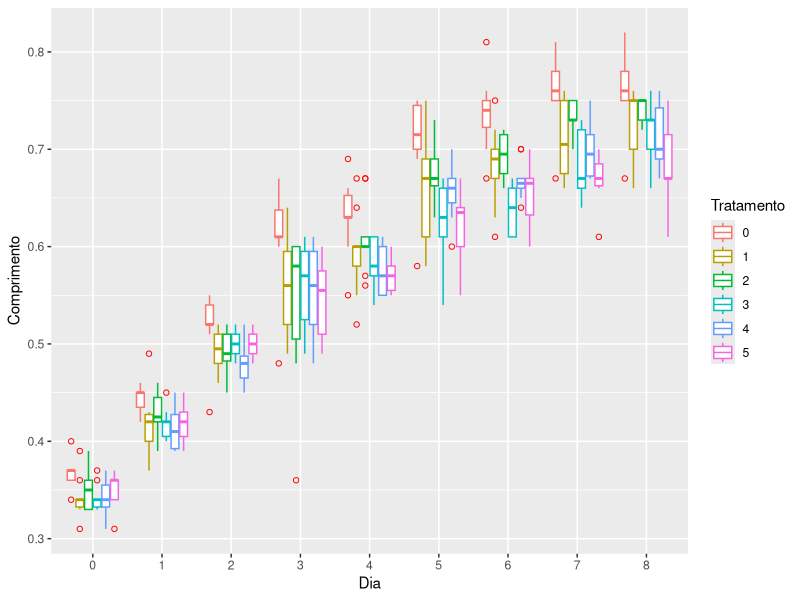
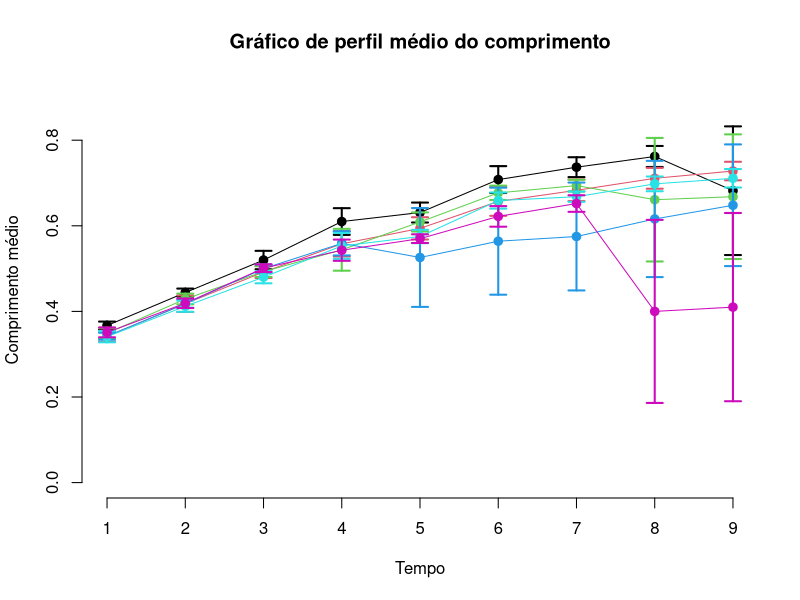

Recreate these plots in R, in order.
library(readxl)
library(dplyr)
library(ggplot2)
library(plyr)
library(plotrix)
setwd("~/Documentos/ME810/HELENA/projectHelena/")

###################################################################### 1ª forma
controle <- as.data.frame(read_excel("./dados/DADOS COMPRIMENTO NANO UNICAMP.xlsx", sheet = "controle"))
t1 <- as.data.frame(read_excel("./dados/DADOS COMPRIMENTO NANO UNICAMP.xlsx", sheet = "t0.006"))
t2 <- as.data.frame(read_excel("./dados/DADOS COMPRIMENTO NANO UNICAMP.xlsx", sheet = "t0.0125"))
t3 <- as.data.frame(read_excel("./dados/DADOS COMPRIMENTO NANO UNICAMP.xlsx", sheet = "t0.025"))
t4 <- as.data.frame(read_excel("./dados/DADOS COMPRIMENTO NANO UNICAMP.xlsx", sheet = "t0.05"))
t5 <- as.data.frame(read_excel("./dados/DADOS COMPRIMENTO NANO UNICAMP.xlsx", sheet = "t0.1"))

#Substitui os caracteres "Morta" por "NA". Estes comando é para o caso dos dados não organizados como em data_compact
controle$`8` <- gsub("Morta", "NA", controle$`8`)
t2[3,] <- gsub("Morta", "NA", t2[3,])
t3[9,] <- gsub("Morta", "NA", t3[9,])
t5$`7` <- gsub("Morta", "NA", t5$`7`)
t5$`8` <- gsub("Morta", "NA", t5$`8`)

dados <- list(controle, t1, t2, t3, t4, t5)

dados[[1]]$`8` <- as.numeric(dados[[1]]$`8`)

dados[[3]]$`7` <- as.numeric(dados[[3]]$`7`)
dados[[3]]$`8` <- as.numeric(dados[[3]]$`8`)

dados[[4]]$`4` <- as.numeric(dados[[4]]$`4`)
dados[[4]]$`5` <- as.numeric(dados[[4]]$`5`)
dados[[4]]$`6` <- as.numeric(dados[[4]]$`6`)
dados[[4]]$`7` <- as.numeric(dados[[4]]$`7`)
dados[[4]]$`8` <- as.numeric(dados[[4]]$`8`)

dados[[6]]$`7` <- as.numeric(dados[[6]]$`7`)
dados[[6]]$`8` <- as.numeric(dados[[6]]$`8`)

###################################################################### 2º forma
# 0 = controle, 1 = t0.006, 2 = t0.0125, 3 = t0.025, 4 = t0.05 e 5 = t0.1
data_compact_nano <- as.data.frame(read_excel("./dados/nanoparticulas_dadosR.xlsx"))
data_compact_nano$Tratamento <- as.factor(data_compact_nano$Tratamento)
data_compact_nano$Comprimento <- as.numeric(data_compact_nano$Comprimento)
data_compact_nano$Dia <- as.factor(data_compact_nano$Dia)
data_compact_nano$Repeticao <- as.factor(data_compact_nano$Repeticao)

prop.table(table(is.na(data_compact_nano))) #quantidade de NA's geral

ggplot(data_compact_nano, aes(Dia, Comprimento, color = Tratamento)) + geom_boxplot(outlier.colour = "red", outlier.shape = 1)


#Tentativa de fazer o perfil médio por dia
lista1 <- list(0,0,0,0,0,0)
lista2 <- list(0,0,0,0,0,0)
#which(is.na(data_compact_nano$Comprimento))
data_compact_nano$Comprimento[which(is.na(data_compact_nano$Comprimento))] <- 0

for(i in 1:6){
  lista1[[i]] <- rep(0, 9)
  for(j in 1:9){
   lista1[[i]][j] <- mean( as.data.frame(data_compact_nano %>% filter(Tratamento == paste0(i-1) & Dia==paste0(j-1)))$Comprimento )
   lista2[[i]][j] <- sd( as.data.frame(data_compact_nano %>% filter(Tratamento == paste0(i-1) & Dia==paste0(j-1)))$Comprimento )
  }
}


suporte <- as.data.frame(cbind(rep(0:8, 6), c(lista1[[1]], lista1[[2]], lista1[[3]], lista1[[4]], lista1[[5]], lista1[[6]]),
                         c(lista2[[1]], lista2[[2]], lista2[[3]], lista2[[4]], lista2[[5]], lista2[[6]])))
suporte$V1 <- as.factor(suporte$V1)


plot(suporte$V2[1:9],axes=FALSE,ylim=c(0,0.9),cex.lab=1,xlab="Tempo",ylab="Comprimento médio", main = "Gráfico de perfil médio do comprimento")

axis(2,cex.axis=1)

axis(1,1:9,c("1","2","3","4", "5", "6", "7", "8", "9"),cex.axis=1)


plotCI(suporte$V2[1:9],liw=1.96*suporte$V3[1:9]/sqrt(10),uiw=1.96*suporte$V3[1:9]/sqrt(10),pch=19,add=TRUE,cex.lab=1,slty=1,lwd=2, col = 1, cex=1)

lines(suporte$V2[1:9],lwd=1)

plotCI(suporte$V2[10:18],liw=1.96*suporte$V3[10:18]/sqrt(10),uiw=1.96*suporte$V3[10:18]/sqrt(10),pch=19,add=TRUE,cex.lab=1,slty=1,lwd=2, col = 2,cex=1)

lines(suporte$V2[10:18],lwd=1, col = 2)

plotCI(suporte$V2[19:27],liw=1.96*suporte$V3[19:27]/sqrt(10),uiw=1.96*suporte$V3[19:27]/sqrt(10),pch=19,add=TRUE,cex.lab=1,slty=1,lwd=2, col = 3, cex=1)

lines(suporte$V2[19:27],lwd=1, col = 3)

plotCI(suporte$V2[28:36],liw=1.96*suporte$V3[28:36]/sqrt(10),uiw=1.96*suporte$V3[28:36]/sqrt(10),pch=19,add=TRUE,cex.lab=1,slty=1,lwd=2, col = 4,cex=1)

lines(suporte$V2[28:36],lwd=1, col = 4)

plotCI(suporte$V2[37:45],liw=1.96*suporte$V3[37:45]/sqrt(10),uiw=1.96*suporte$V3[37:45]/sqrt(10),pch=19,add=TRUE,cex.lab=1,slty=1,lwd=2, col = 5,cex=1)

lines(suporte$V2[37:45],lwd=1, col = 5)

plotCI(suporte$V2[46:54],liw=1.96*suporte$V3[46:54]/sqrt(10),uiw=1.96*suporte$V3[46:54]/sqrt(10),pch=19,add=TRUE,cex.lab=1,slty=1,lwd=2, col = 6,cex=1)

lines(suporte$V2[46:54],lwd=1, col = 6)


data_compact_nano <- as.data.frame(read_excel("./dados/nanoparticulas_dadosR.xlsx"))
data_compact_nano$Tratamento <- as.factor(data_compact_nano$Tratamento)
data_compact_nano$Comprimento <- as.numeric(data_compact_nano$Comprimento)
data_compact_nano$Dia <- as.factor(data_compact_nano$Dia)
data_compact_nano$Repeticao <- as.factor(data_compact_nano$Repeticao)

#o ajuste "lme" não funciona quando se tem NA's. O que foi feito? Usado a função "na.omit()" para retirar as linhas
#que tenham os NA's. No total foram retiradas 16 linhas.

data_compact_nano <- na.omit(data_compact_nano)

library(nlme)
fit1 <- lme(Comprimento ~ Tratamento, data = data_compact_nano, random = ~ 1| Repeticao)
anova(fit1)


